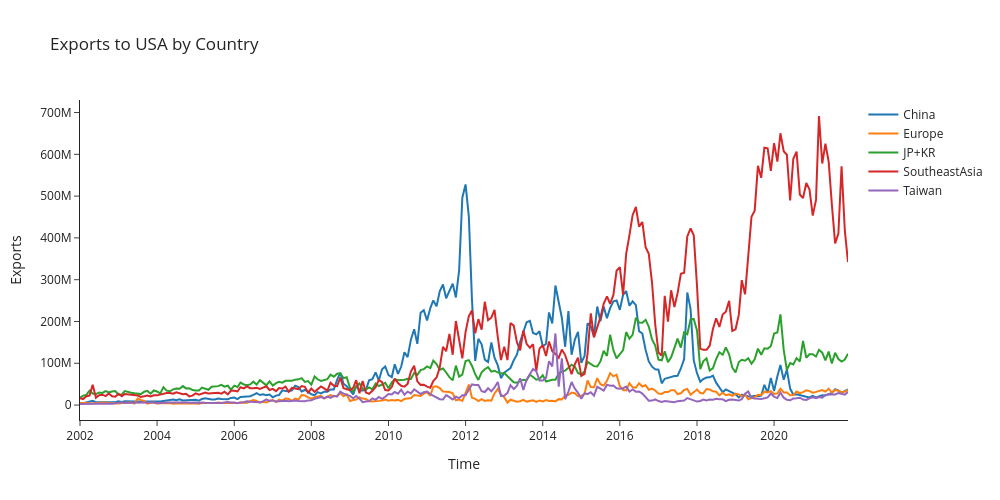

The notebook cell saved with this chart:
### Code cell
fig = go.Figure()
fig.add_trace(go.Scatter(x=df['Time'], y=df['China'], mode='lines', name='China'))
fig.add_trace(go.Scatter(x=df['Time'], y=df['Europe'], mode='lines', name='Europe'))
fig.add_trace(go.Scatter(x=df['Time'], y=df['JP+KR'], mode='lines', name='JP+KR'))
fig.add_trace(go.Scatter(x=df['Time'], y=df['SoutheastAsia'], mode='lines', name='SoutheastAsia'))
fig.add_trace(go.Scatter(x=df['Time'], y=df['Taiwan'], mode='lines', name='Taiwan'))
fig.update_layout(
    title='Exports to USA by Country',
    xaxis_title='Time',
    yaxis_title='Exports',
    width=1000,
    height=500,
    template='simple_white'
)
fig.show()

### Figure 1 — Plotly figure (JSON) as saved in the notebook; plotly's stock layout.template omitted (floating-point values rounded to 4 significant figures; data arrays with more than 128 entries replaced by an {"elided": "..."} marker saying what was removed)
{"data": [{"mode": "lines", "name": "China", "type": "scatter", "x": {"elided": "240 str values"}, "y": {"elided": "240 int values"}}, {"mode": "lines", "name": "Europe", "type": "scatter", "x": {"elided": "240 str values"}, "y": {"elided": "240 int values"}}, {"mode": "lines", "name": "JP+KR", "type": "scatter", "x": {"elided": "240 str values"}, "y": {"elided": "240 int values"}}, {"mode": "lines", "name": "SoutheastAsia", "type": "scatter", "x": {"elided": "240 str values"}, "y": {"elided": "240 int values"}}, {"mode": "lines", "name": "Taiwan", "type": "scatter", "x": {"elided": "240 str values"}, "y": {"elided": "240 int values"}}], "layout": {"height": 500, "title": {"text": "Exports to USA by Country"}, "width": 1000, "xaxis": {"title": {"text": "Time"}}, "yaxis": {"title": {"text": "Exports"}}}}
